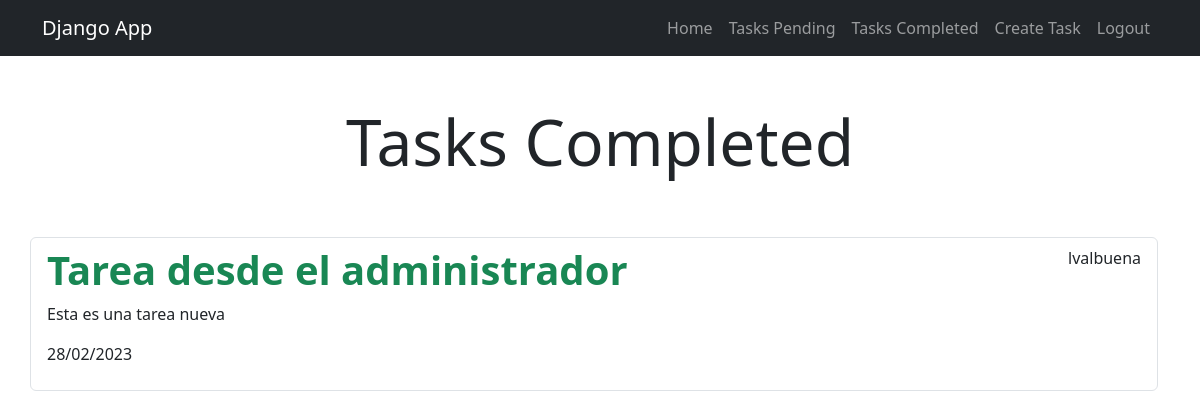
The app's page /tasks_completed/ (signed in), older data.
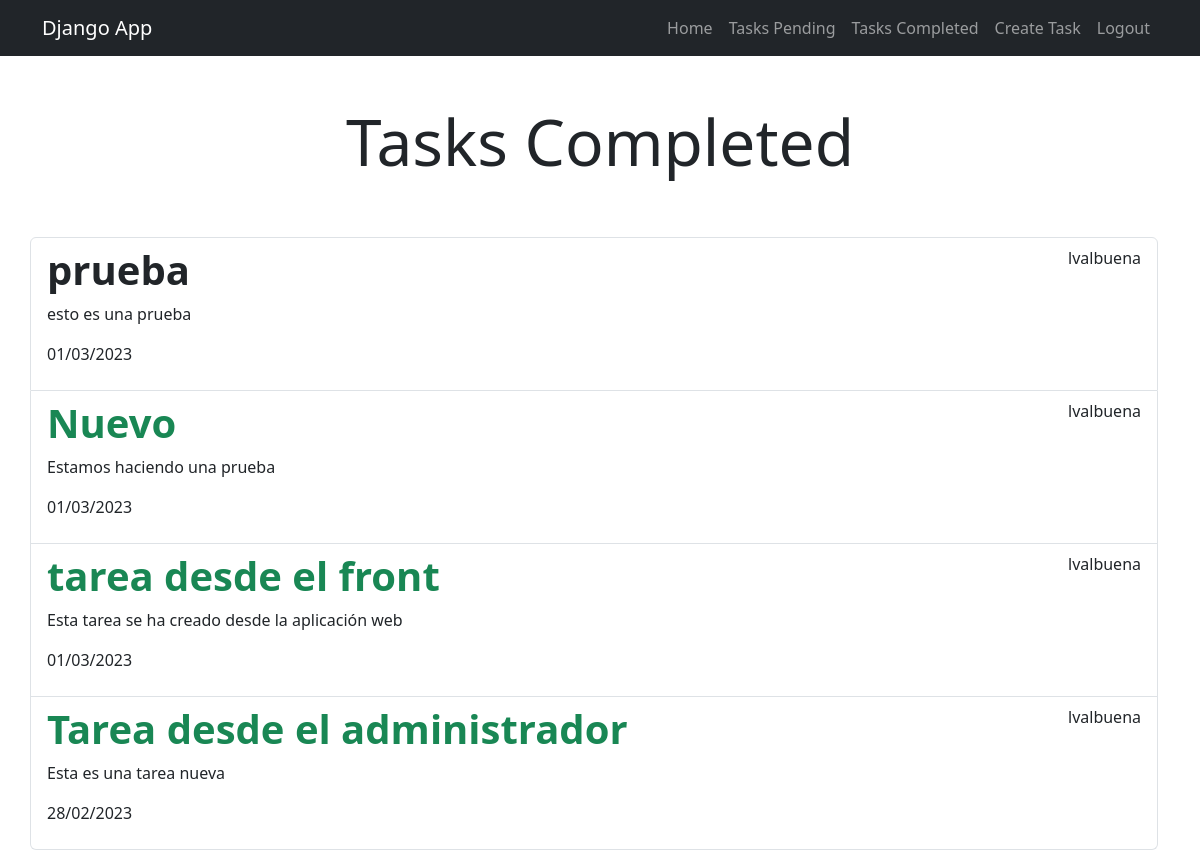
The same page, newer data.
### tasks/models.py (models this page shows, shortened)
class Task(models.Model): # crea una tabla en la base de datos
    title = models.CharField(max_length=100) # campo de texto
    description = models.TextField(blank=True) # campo de texto largo
    created = models.DateTimeField(auto_now_add=True) # campo de fecha y hora
    datecompleted = models.DateTimeField(null=True, blank=True) # campo de fecha y hora
    important = models.BooleanField(default=False) # campo booleano
    user = models.ForeignKey(User, on_delete=models.CASCADE) # campo de relacion con la tabla User. Si se elimina un usuario se eliminan sus tareas

### tasks/views.py (the view)
# urls.py: path('tasks_completed/', views.tasks_completed, name='tasks_completed'), # ruta para mostrar las tareas completadas
@login_required # solo se puede acceder a esta pagina si el usuario esta autenticado
def tasks_completed(request): # mostrar tareas completadas
    tasks = Task.objects.filter(user=request.user, datecompleted__isnull=False).order_by('-datecompleted') # filtrar tareas por usuario y por fecha de completado
    return render (request, 'tasks_completed.html', {'tasks': tasks})

### tasks/templates/tasks_completed.html
{% extends 'base.html' %}
{% block content %}
<main class="container">
    <div class="row">
        <h1 class="text-center display-3 py-5">Tasks Completed</h1>
        <ul class="list-group">
            {% for task in tasks %}
            <a class="list-group-item" href="{% url 'task_detail' task.id %}">
                <header class="d-flex justify-content-between">
                    {% if task.important %}
                    <h1 class="fw-bold text-success">{{ task.title }}</h1>
                    {% else %}
                    <h1 class="fw-bold">{{ task.title }}</h1>
                    {% endif %}
                    <p>{{ task.user.username}}</p>
                </header>
                <p>{{ task.description }}</p>
                <p>{{ task.datecompleted|date:"d/m/Y" }}</p>
            </a>
            {% endfor %}
        </ul>
    </div>
</main>
{% endblock %}

Row changes from the older to the newer data that the page shows:
added Task: title "prueba", user.username "lvalbuena", description "esto es una prueba", datecompleted "01/03/2023"
now on this page (row edited): Task: title "Nuevo", user.username "lvalbuena", description "Estamos haciendo una prueba", datecompleted "01/03/2023"
now on this page (row edited): Task: title "tarea desde el front", user.username "lvalbuena", description "Esta tarea se ha creado desde la aplicación web", datecompleted "01/03/2023"
